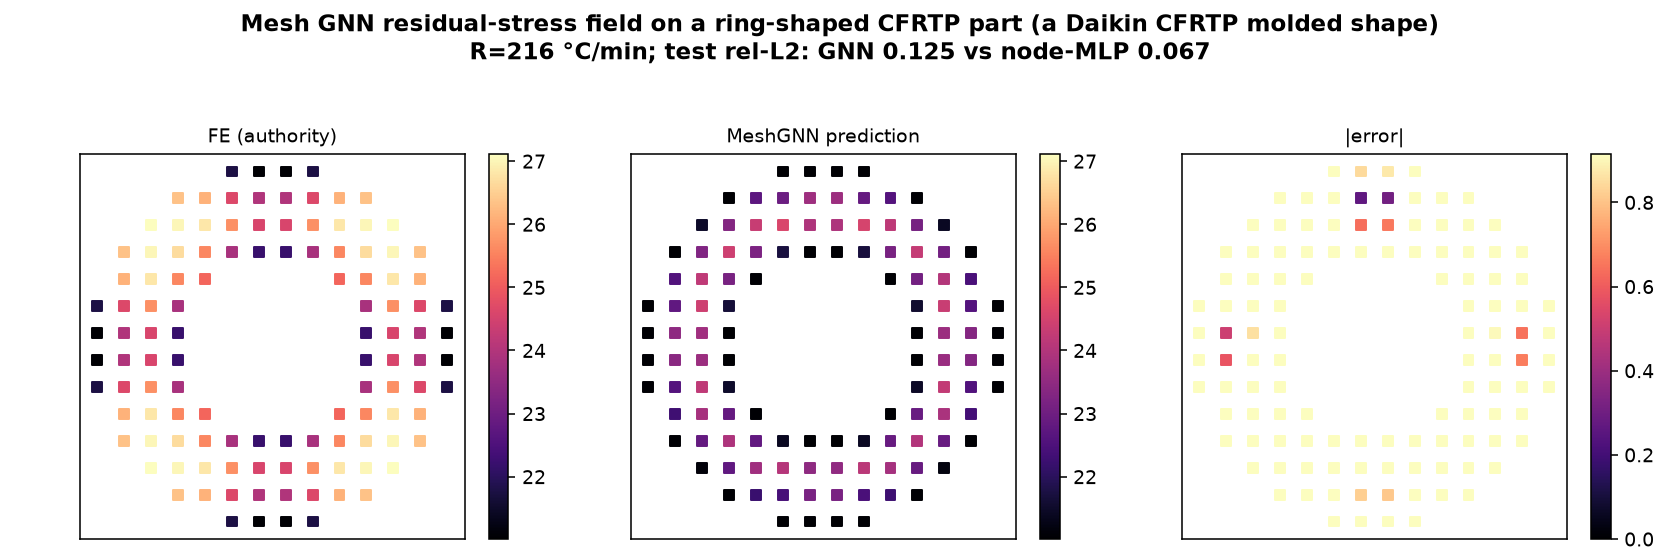

Write Python code to recreate this figure.
"""cfrtp_meshgnn_field.py -- mesh field prediction: a MeshGraphNet-style GNN
(pure PyTorch, no torch_geometric) that predicts the residual-stress field on a
RING-SHAPED CFRTP part from the process (cooling rate R).

The ring is one of Daikin's demonstrated fluoropolymer/CF CFRTP molded shapes
(deep-draw box, hemisphere-with-rib, and ring; product forms are UD [0/90] sheet
and chopped sheet -- Daikin Chemicals CFRTP development report, 2021). Its inner
and outer rims are free surfaces that cool fast (local quench -> low residual)
while the mid-radius lags (locks in); mechanical equilibrium then couples
neighbours (a few Laplacian-smoothing iterations on the mesh). It reports a node-wise MLP baseline alongside the GNN. NOTE (honest): with the
distance-to-free-surface node feature at FIXED geometry this field is largely
pointwise, so the node-MLP is competitive/better here; the GNN's message-passing
advantage is expected for VARYING geometry or SPARSE node inputs (propagating
boundary/sensor information via connectivity) -- the setting of the main GAT
defect-localization work. This is a mesh-native field surrogate either way.

Physics-first / ML-subordinate: the accuracy AUTHORITY is the FE-verified 0D
crystallization+VE model (design/cfrtp_inverse_design.process), applied per node
with the free-surface conduction-lag cooling field.

  encoder  : node feats [x,y,d_free,R] and edge feats [dx,dy,dist] -> H
  processor: M message-passing steps (edge MLP -> sum-aggregate -> node MLP), residual
  decoder  : node H -> sigma

    python3 design/cfrtp_meshgnn_field.py

torch + numpy + matplotlib. Magnitudes illustrative (uncalibrated).
"""
import os
import numpy as np
import torch
import torch.nn as nn
import matplotlib
matplotlib.use("Agg")
import matplotlib.pyplot as plt

from cfrtp_inverse_design import process     # FE authority

torch.manual_seed(0); np.random.seed(0)
DEV = "cuda" if torch.cuda.is_available() else "cpu"
NG = 16                        # background grid resolution (per axis)
CX, CY = 0.5, 0.5             # ring centre
RO, RI = 0.46, 0.22          # outer / inner radius (ring)
R_LO, R_HI = 200.0, 600.0    # cooling-rate range [C/min]
AMP, LAM, SMOOTH = 4.0, 0.06, 6   # free-surface speedup, decay length, smoothing iters


def build_mesh():
    xs = np.linspace(0, 1, NG); ys = np.linspace(0, 1, NG)
    idx = -np.ones((NG, NG), int); coords = []
    for i in range(NG):
        for j in range(NG):
            r = np.hypot(xs[i] - CX, ys[j] - CY)
            if RI <= r <= RO:                       # keep annulus nodes only
                idx[i, j] = len(coords); coords.append((xs[i], ys[j]))
    coords = np.array(coords); edges = []
    for i in range(NG):
        for j in range(NG):
            if idx[i, j] < 0:
                continue
            for di, dj in ((1, 0), (0, 1)):
                ni, nj = i + di, j + dj
                if ni < NG and nj < NG and idx[ni, nj] >= 0:
                    a, b = idx[i, j], idx[ni, nj]
                    edges += [(a, b), (b, a)]
    return coords, np.array(edges).T


def geom_features(coords):
    x, y = coords[:, 0], coords[:, 1]
    rr = np.hypot(x - CX, y - CY)
    d_free = np.minimum(rr - RI, RO - rr)           # distance to nearest free rim
    return x, y, d_free


def laplacian_smooth(vals, edges, n_nodes, iters):
    src, dst = edges
    deg = np.bincount(dst, minlength=n_nodes).astype(float); deg[deg == 0] = 1
    v = vals.copy()
    for _ in range(iters):
        acc = np.bincount(dst, weights=v[src], minlength=n_nodes)
        v = 0.5 * v + 0.5 * acc / deg
    return v


def fe_field(R, coords, edges, d_free):
    r = R * (1.0 + AMP * np.exp(-d_free / LAM))      # fast at the free rims
    sig = np.array([process(max(ri, 5.0))[0] for ri in r])
    return laplacian_smooth(sig, edges, len(coords), SMOOTH)


def mlp(din, dout, h=64):
    return nn.Sequential(nn.Linear(din, h), nn.SiLU(), nn.Linear(h, h), nn.SiLU(),
                         nn.Linear(h, dout))


class MeshGNN(nn.Module):
    def __init__(self, fn=4, fe=3, H=32, steps=3):
        super().__init__()
        self.nenc = mlp(fn, H); self.eenc = mlp(fe, H)
        self.msg = nn.ModuleList([mlp(3 * H, H) for _ in range(steps)])
        self.upd = nn.ModuleList([mlp(2 * H, H) for _ in range(steps)])
        self.dec = mlp(H, 1); self.steps = steps

    def forward(self, nf, ef, ei):
        h = self.nenc(nf); e = self.eenc(ef); src, dst = ei
        for k in range(self.steps):
            m = self.msg[k](torch.cat([h[src], h[dst], e], 1))
            agg = torch.zeros_like(h).index_add_(0, dst, m)
            h = h + self.upd[k](torch.cat([h, agg], 1))
            e = e + m
        return self.dec(h).squeeze(-1)


class NodeMLP(nn.Module):                 # baseline: no message passing
    def __init__(self, fn=4, H=64):
        super().__init__(); self.net = mlp(fn, 1, H)

    def forward(self, nf, ef, ei):
        return self.net(nf).squeeze(-1)


def batch_graphs(Rlist, coords, edges, feats):
    x, y, d_free = feats; Nn = len(coords)
    NF, EF, EI, Y = [], [], [], []
    src, dst = edges
    ef_base = np.stack([coords[dst, 0] - coords[src, 0], coords[dst, 1] - coords[src, 1],
                        np.linalg.norm(coords[dst] - coords[src], axis=1)], 1)
    for b, R in enumerate(Rlist):
        Rn = (np.log10(R) - np.log10(R_LO)) / (np.log10(R_HI) - np.log10(R_LO))
        NF.append(np.stack([x, y, d_free / 0.2, np.full(Nn, Rn)], 1))
        EF.append(ef_base); EI.append(edges + b * Nn)
        Y.append(fe_field(R, coords, edges, d_free))
    return (torch.tensor(np.concatenate(NF), dtype=torch.float32),
            torch.tensor(np.concatenate(EF), dtype=torch.float32),
            torch.tensor(np.concatenate(EI, 1), dtype=torch.long),
            torch.tensor(np.concatenate(Y), dtype=torch.float32))


def train(model, nf, ef, ei, y, ymu, ysd, epochs=400, lr=3e-3):
    opt = torch.optim.Adam(model.parameters(), lr=lr); lf = nn.MSELoss()
    yn = (y - ymu) / ysd
    for _ in range(epochs):
        opt.zero_grad(); lf(model(nf, ef, ei), yn).backward(); opt.step()
    return model


def relL2(model, nf, ef, ei, y, ymu, ysd):
    model.eval()
    with torch.no_grad():
        p = model(nf, ef, ei) * ysd + ymu
    return float(torch.norm(p - y) / torch.norm(y)), p.cpu().numpy()


def main():
    here = os.path.dirname(os.path.abspath(__file__))
    coords, edges = build_mesh(); feats = geom_features(coords)
    print("mesh: %d nodes, %d directed edges (ring-shaped part)" % (len(coords), edges.shape[1]))
    Rtr = 10 ** np.random.uniform(np.log10(R_LO), np.log10(R_HI), 14)
    Rte = 10 ** np.random.uniform(np.log10(R_LO), np.log10(R_HI), 6)
    nf, ef, ei, y = [t.to(DEV) for t in batch_graphs(Rtr, coords, edges, feats)]
    nfe, efe, eie, ye = [t.to(DEV) for t in batch_graphs(Rte, coords, edges, feats)]
    ymu, ysd = float(y.mean()), float(y.std() + 1e-9)

    gnn = train(MeshGNN().to(DEV), nf, ef, ei, y, ymu, ysd)
    mlpb = train(NodeMLP().to(DEV), nf, ef, ei, y, ymu, ysd)
    rg, pg = relL2(gnn, nfe, efe, eie, ye, ymu, ysd)
    rm, pm = relL2(mlpb, nfe, efe, eie, ye, ymu, ysd)
    print("test rel-L2:  MeshGNN = %.3f   node-MLP baseline = %.3f  (GNN better by %.0f%%)"
          % (rg, rm, 100 * (1 - rg / rm)))

    # ---- figure: FE vs GNN field for one test case + error ----
    Nn = len(coords); k = 0
    ytrue = ye[k * Nn:(k + 1) * Nn].cpu().numpy(); ypred = pg[k * Nn:(k + 1) * Nn]
    fig, axs = plt.subplots(1, 3, figsize=(12, 4.0), dpi=120)
    fig.suptitle("Mesh GNN residual-stress field on a ring-shaped CFRTP part "
                 "(a Daikin CFRTP molded shape)\nR=%.0f °C/min; test rel-L2: "
                 "GNN %.3f vs node-MLP %.3f" % (Rte[k], rg, rm), fontweight="bold")
    vmin, vmax = ytrue.min(), ytrue.max()
    for ax, val, ttl, err in [(axs[0], ytrue, "FE (authority)", False),
                              (axs[1], ypred, "MeshGNN prediction", False),
                              (axs[2], np.abs(ypred - ytrue), "|error|", True)]:
        sc = ax.scatter(coords[:, 0], coords[:, 1], c=val, s=26, marker="s", cmap="magma",
                        vmin=(0 if err else vmin),
                        vmax=(max(0.15 * (vmax - vmin), 1e-6) if err else vmax))
        ax.set_aspect("equal"); ax.set_title(ttl, fontsize=10)
        ax.set_xticks([]); ax.set_yticks([]); fig.colorbar(sc, ax=ax, fraction=0.046)
    fig.tight_layout(rect=[0, 0, 1, 0.90])
    out = os.path.join(here, "cfrtp_meshgnn_ring.png"); fig.savefig(out, dpi=140); plt.close(fig)
    print("wrote %s" % out)
    return dict(gnn=rg, mlp=rm)


if __name__ == "__main__":
    main()
